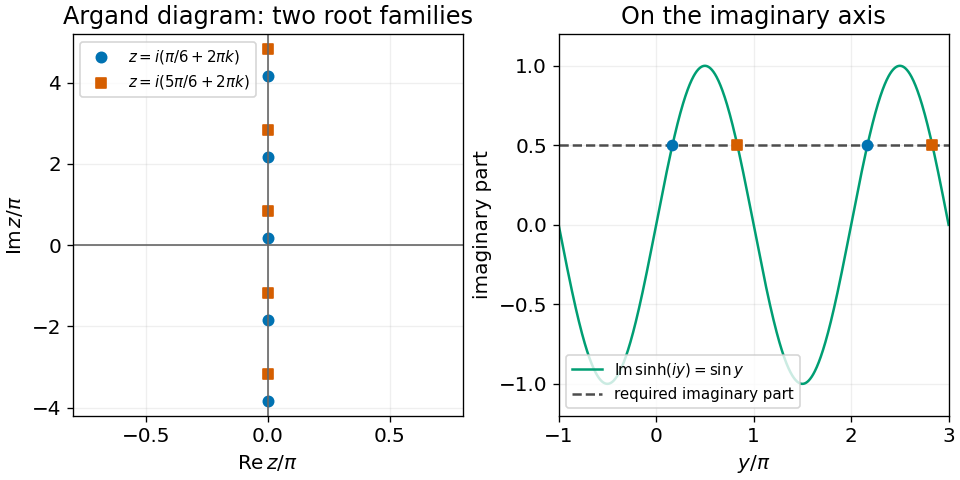

Python code for this plot:
"""Original Argand diagram for June 2014 CP3 question 3; output to CWD."""
from pathlib import Path
import matplotlib
matplotlib.use("Agg")
import matplotlib.pyplot as plt
import numpy as np


def main():
    plt.rcParams.update({"font.size": 12, "figure.facecolor": "white", "axes.facecolor": "white"})
    fig, axes = plt.subplots(1, 2, figsize=(8, 4), layout="constrained")
    k = np.arange(-2, 3)
    axes[0].axvline(0, color="0.4", linewidth=1)
    axes[0].axhline(0, color="0.4", linewidth=1)
    axes[0].scatter(np.zeros_like(k), 1 / 6 + 2 * k, color="#0072B2", marker="o", s=38,
                    label=r"$z=i(\pi/6+2\pi k)$")
    axes[0].scatter(np.zeros_like(k), 5 / 6 + 2 * k, color="#D55E00", marker="s", s=35,
                    label=r"$z=i(5\pi/6+2\pi k)$")
    axes[0].set(xlabel=r"$\mathrm{Re}\,z/\pi$", ylabel=r"$\mathrm{Im}\,z/\pi$",
                xlim=(-0.8, 0.8), ylim=(-4.2, 5.2), title="Argand diagram: two root families")
    axes[0].legend(loc="upper left", fontsize=9)
    y = np.linspace(-np.pi, 3 * np.pi, 1001)
    axes[1].plot(y / np.pi, np.sin(y), color="#009E73", label=r"$\mathrm{Im}\,\sinh(iy)=\sin y$")
    axes[1].axhline(0.5, color="0.3", linestyle="--", label="required imaginary part")
    for value, color, marker in [(1/6, "#0072B2", "o"), (5/6, "#D55E00", "s")]:
        roots = value + 2 * np.arange(-1, 3)
        roots = roots[(roots >= -1) & (roots <= 3)]
        axes[1].scatter(roots, np.full_like(roots, .5), color=color, marker=marker, zorder=5)
    axes[1].set(xlabel=r"$y/\pi$", ylabel="imaginary part", xlim=(-1, 3), ylim=(-1.2, 1.2),
                title="On the imaginary axis")
    axes[1].legend(loc="lower left", fontsize=9)
    for ax in axes:
        ax.grid(alpha=0.2)
    fig.savefig(Path.cwd()/Path(__file__).with_suffix(".png").name, dpi=120, facecolor="white")
    plt.close(fig)


if __name__ == "__main__":
    main()
